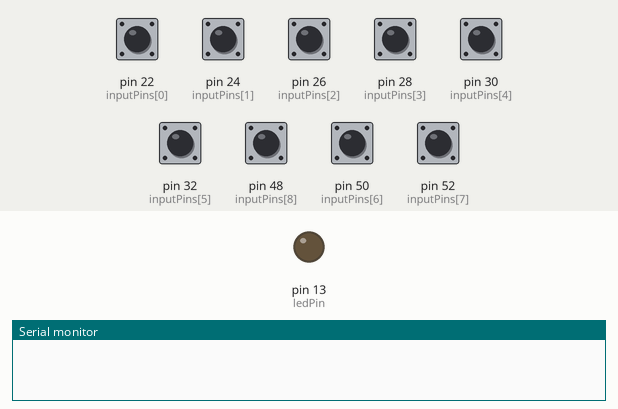
This sketch was run on a simulated Arduino Mega 2560, built with avr-gcc and run on an emulated ATmega2560. Parts: output pins drawn as LEDs (lit = HIGH), the last lines printed to the serial monitor. Inputs (shaded band) come from the test bench; at power-on: pin 22 (inputPins[0]), pin 24 (inputPins[1]), pin 26 (inputPins[2]), pin 28 (inputPins[3]), pin 30 (inputPins[4]), pin 32 (inputPins[5]), pin 48 (inputPins[8]), pin 50 (inputPins[6]), pin 52 (inputPins[7]) HIGH.

Above: at 1.2 s.
1.3 s: pin 22 (inputPins[0]) pulled LOW for 0.15 s
At 1.37 s:
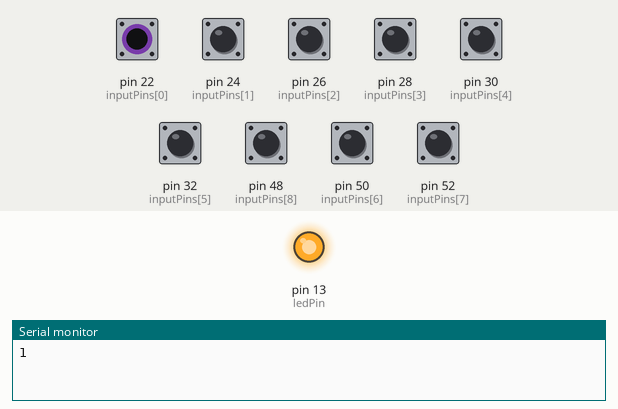
2.9 s: pin 48 (inputPins[8]) pulled LOW for 0.15 s
At 4.2 s:
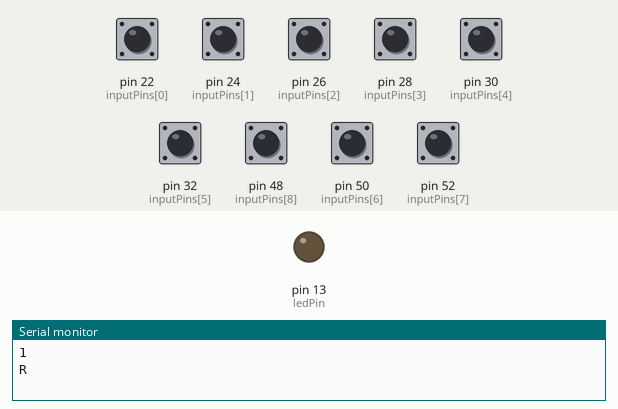
4.5 s: pin 50 (inputPins[6]) pulled LOW for 0.15 s
At 4.57 s:
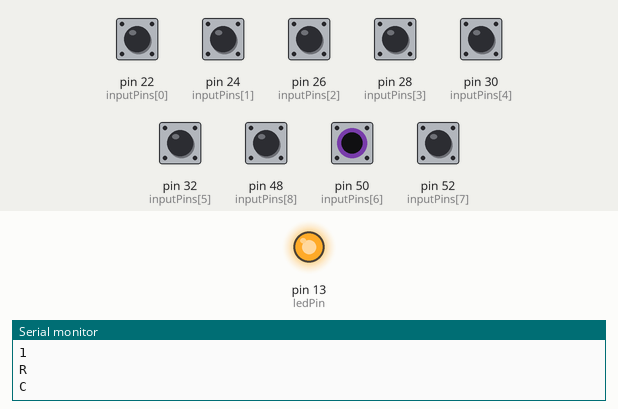
6.1 s: pin 52 (inputPins[7]) pulled LOW for 0.15 s
At 6.9 s:
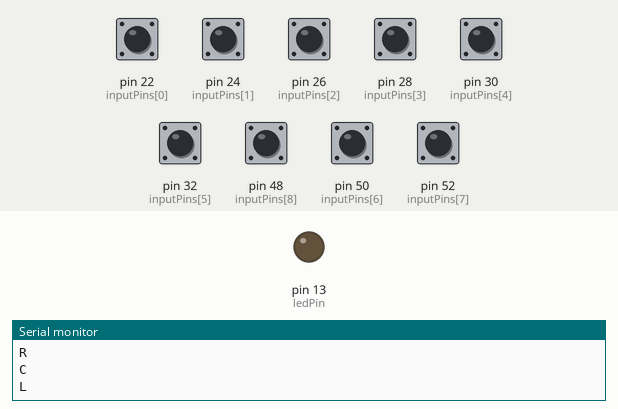
Timing chart, 0 to 8.7 s (numbered marks = the images above; inputs shaded):
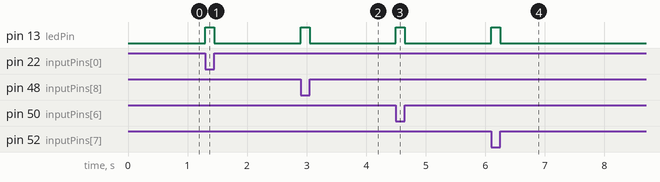

The sketch:

cp2_button_megadone.ino
```cpp
// 定义 9 个输入引脚 (增加了 48)
const int inputPins[] = {22, 24, 26, 28, 30, 32, 50, 52, 48};
// 对应 p5.js 的指令：增加了 "R" (Reset)
const char* cmds[] = {"1", "2", "3", "4", "5", "6", "C", "L", "R"};
const int ledPin = 13;

void setup() {
  Serial.begin(9600);
  pinMode(ledPin, OUTPUT);

  // 初始化 9 个引脚为上拉输入
  for (int i = 0; i < 9; i++) {
    pinMode(inputPins[i], INPUT_PULLUP);
  }
}

void loop() {
  // 遍历 9 个引脚
  for (int i = 0; i < 9; i++) {
    if (digitalRead(inputPins[i]) == LOW) {
      digitalWrite(ledPin, HIGH); // 点亮板载 LED 提示触发
      Serial.println(cmds[i]);    // 发送对应字符到 p5.js

      // 阻塞直到引脚释放，防止重复触发
      while(digitalRead(inputPins[i]) == LOW) {
        delay(5);
      }

      digitalWrite(ledPin, LOW);
      delay(150);                 // 稍微增加防抖时间，确保串口输出稳定
      break;
    }
  }
}
```

Measured:
- after the input at 1.3 s, pin 13 (ledPin): LOW → HIGH at once, → LOW 0.15 s later
- after the input at 2.9 s, pin 13 (ledPin): LOW → HIGH at once, → LOW 0.15 s later
- after the input at 4.5 s, pin 13 (ledPin): LOW → HIGH at once, → LOW 0.15 s later
- after the input at 6.1 s, pin 13 (ledPin): LOW → HIGH at once, → LOW 0.15 s later
